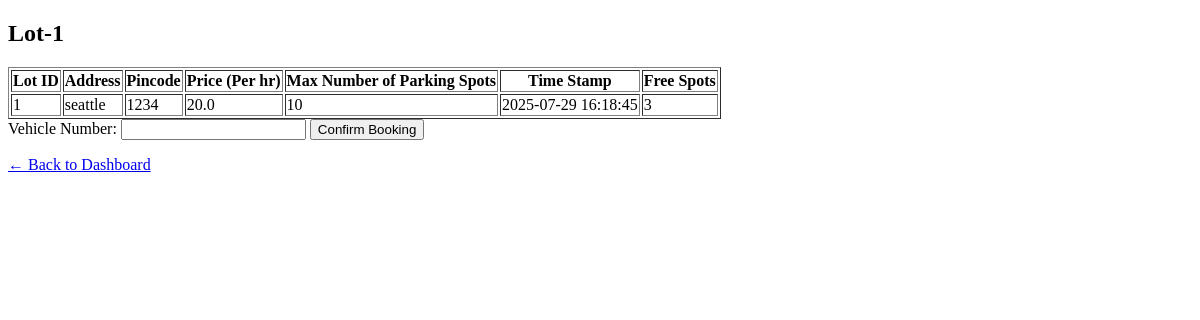
/lot/choose/1, run on an earlier commit of the app's database.
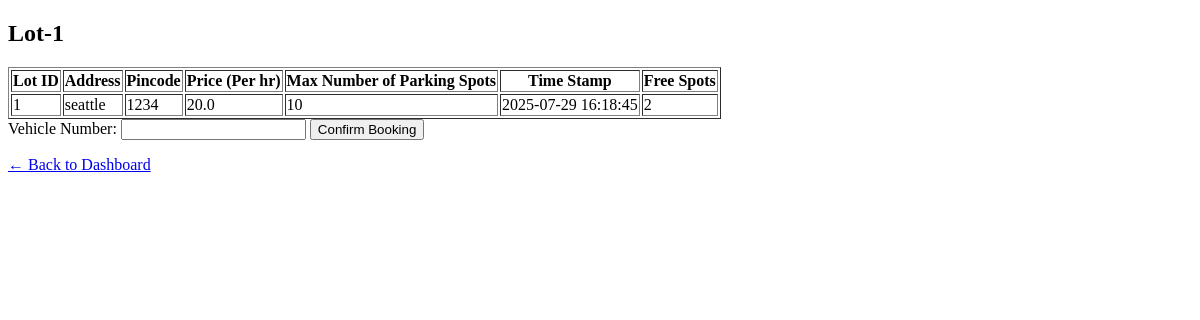
And on a later commit of the database.
### tables this page shows
CREATE TABLE ParkingLots (
              lot_id         INTEGER PRIMARY KEY AUTOINCREMENT,
              address        TEXT    NOT NULL,
              pin_code       TEXT,
              price_per_hour REAL    NOT NULL,
              max_spots      INTEGER NOT NULL,
              created_at     DATETIME DEFAULT CURRENT_TIMESTAMP,
              free_spots   INTEGER NOT NULL
            );

### app.py (the view, shortened to what this page needs)
@app.route('/lot/choose/<int:lotid>', methods=['GET', 'POST'])
def book_lot(lotid):
    print("line 1")
    states = [
        "AP", "AR", "AS", "BR", "CG", "CH", "DD", "DL",
        "GA", "GJ", "HP", "HR", "JH", "JK", "KA", "KL",
        "LA", "LD", "MH", "ML", "MN", "MP", "MZ", "NL",
        "OD", "PB", "PY", "RJ", "SK", "TG", "TN", "TR",
        "UK", "UP", "WB"
    ]
    lot = get_lot(lotid)
    print("form request")
    return render_template(
        'userLotDetails.html',
        lot=lot, userid=session.get('user_id')
    )

### app.py (called while the page is built)
def get_lot(lotid):
    with sqlite3.connect(DB) as con:
        cur = con.cursor()
        cur.execute('SELECT * FROM ParkingLots WHERE lot_id = ?', (lotid,))
        return cur.fetchone()

### templates/userLotDetails.html (shortened to what this page needs)
<!DOCTYPE html>
<html lang="en">
<head>
</head>
<body>
<h2>Lot-{{lot[0]}}</h2>
<table border="1">
    <tr>
        <th>Lot ID</th>
        <th>Address</th>
        <th>Pincode</th>
        <th>Price (Per hr)</th>
        <th>Max Number of Parking Spots</th>
        <th>Time Stamp</th>
        <th>Free Spots</th>
    </tr>
    <tr>
            <td>{{ lot[0] }}</td>
            <td>{{ lot[1] }}</td>
            <td>{{ lot[2] }}</td>
            <td>{{ lot[3] }}</td>
            <td>{{ lot[4] }}</td>
            <td>{{ lot[5] }}</td>
            <td>{{ lot[6] }}</td>
    </tr>
</table>
  <form method="post" action="{{ url_for('book_lot', lotid=lot[0]) }}">
    <label for="vehicle_number">Vehicle Number:</label>
    <input type="text" id="vehicle_number" name="vehicle_number" required>
    <button type="submit">Confirm Booking</button>
  </form>
  <p><a href="{{ url_for('dashboard', userid=userid) }}">← Back to Dashboard</a></p>
</body>
</html>

What changed in the data, as far as the page shows it:
changed ParkingLots "seattle": free_spots "3" → "2"
